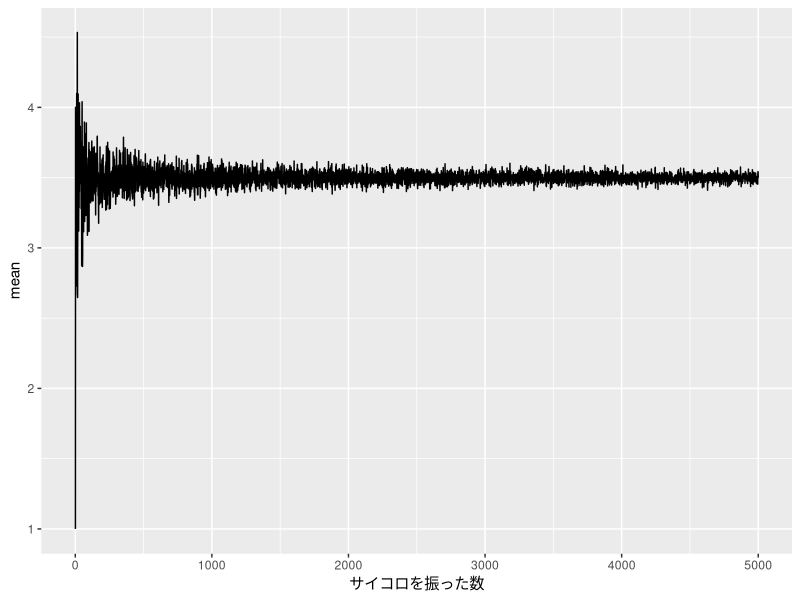
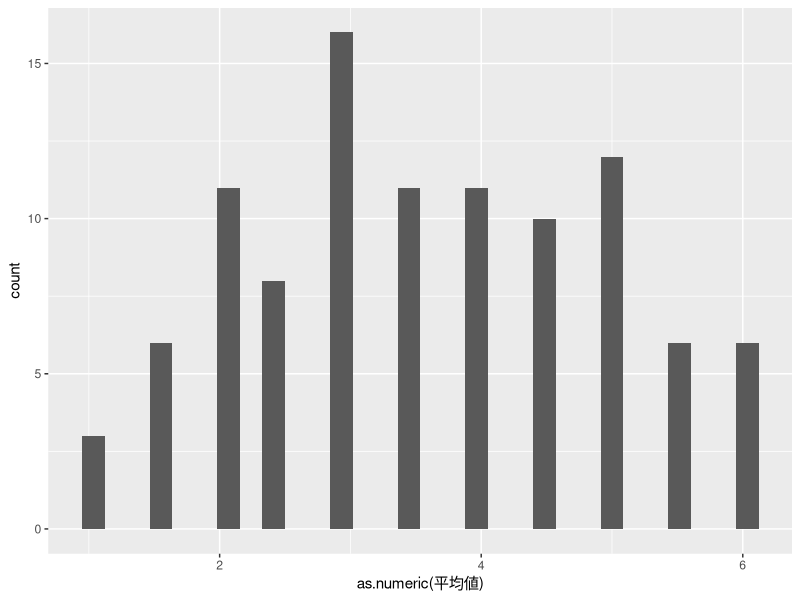

Source code (R) for these figures, in order:
require(tidyverse)



# Rでサイコロを振ってみる ------------------------------------------------------------
# サイコロを作成する
dice = 1:6 # 出る目は1~6だと設定
sample(dice, size = 5, replace = TRUE) # sizeはサイコロを何回振るかを表す



# サイコロを10回振った結果をtest_diceというオブジェクトに入れる
test_dice = sample(dice, size = 10, replace = TRUE)



# サイコロを10回振った結果の平均値を計算する
mean(test_dice)



# 大数の法則（図4.2.3の作成） -------------------------------------------------------------------
# 結果を入れる表を作成する
n = 5000 # 今回，サイコロを何回振るかは，1〜5000にする
res = data.frame(サイコロを振った数 = 1:n, 平均値 = "")



# やってみよう！
# res1の上から10行を表示してください



for(i in 1:n){
  kekka = sample(dice, size = i, replace = TRUE)
  res[i, "平均値"] = mean(kekka) # 直上で振ったサイコロの平均値を計算して，表の平均値列に入れていく
}



res = res %>% mutate(mean = as.numeric(平均値))
summary(res)

# 作図
# やってみよう！
# resを使い，横軸にサイコロを振った回数，縦軸に平均値をとる折れ線グラフを書いてみよう
# ヒント：クマのデータを使って，横軸に年，縦軸に出現個体数のグラフを書いたよね？あれと同じ
g = ggplot(data = res, aes(x = サイコロを振った数, y = mean))
# p = geom_point()
l = geom_line()
g+l




# 中心極限定理 ------------------------------------------------------------------
# 結果を入れる表を作成する
res2 = data.frame(サイコロを振った数 = rep(2, 100), 平均値 = "")
res5 = data.frame(サイコロを振った数 = rep(5, 100), 平均値 = "")
res10 = data.frame(サイコロを振った数 = rep(10, 100), 平均値 = "")
res100 = data.frame(サイコロを振った数 = rep(100, 100), 平均値 = "")



# サイコロを2回振って平均値を計算することを100回繰り返し，その結果をres2に入れる
n = 100
for(i in 1:n){
  n_dice = res2[1,1]
  kekka = sample(dice, size = n_dice, replace = TRUE)
  res2[i, "平均値"] = mean(kekka)
}



# やってみよう！
# res2を使ってヒストグラムを作成してください
g = ggplot(data = res2, aes(x = as.numeric(平均値)))
h = geom_histogram()
g+h



# やってみよう！
# (i) サイコロを5回振って平均値を計算することを100回繰り返し，その結果をres5に入れてください
# (ii) res5を使ってヒストグラムを作成してください



# やってみよう！
# (i) サイコロを10回振って平均値を計算することを100回繰り返し，その結果をres10に入れてください
# (ii) res10を使ってヒストグラムを作成してください



# やってみよう！
# (i) サイコロを100回振って平均値を計算することを100回繰り返し，その結果をres100に入れてください
# (ii) res100を使ってヒストグラムを作成してください



# res2, res5, res10, res100を縦方向に結合し，結合したものをchushinというオブジェクトにする
chushin = rbind(res2, res5, res10, res100)



# やってみよう！
# chushinを使って，サイコロを振った回数ごとに，ヒストグラムを作成してください
# ヒント：code3.txtで習ったfacet_wrap()